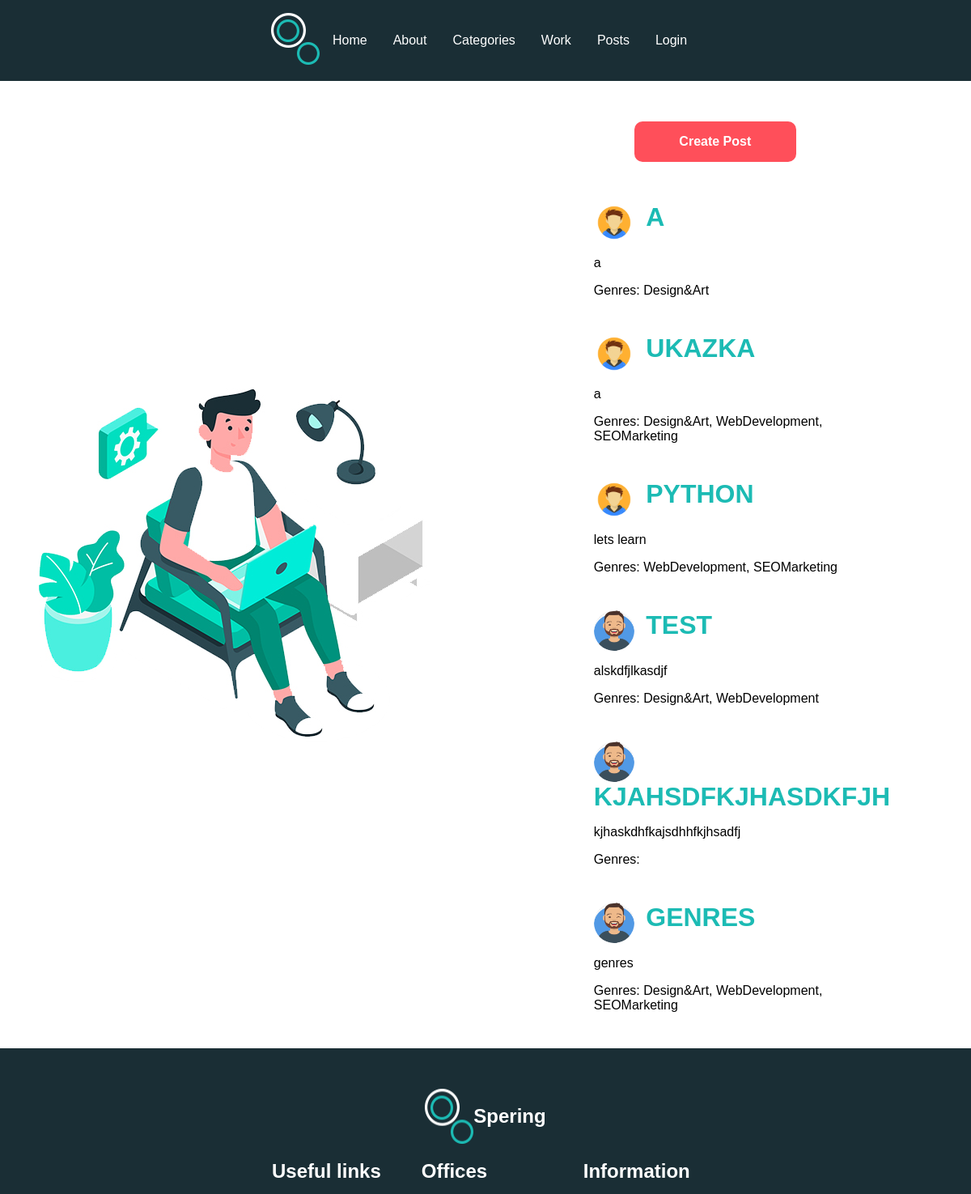
/posts/ (upper part), run on an earlier commit of the app's database.
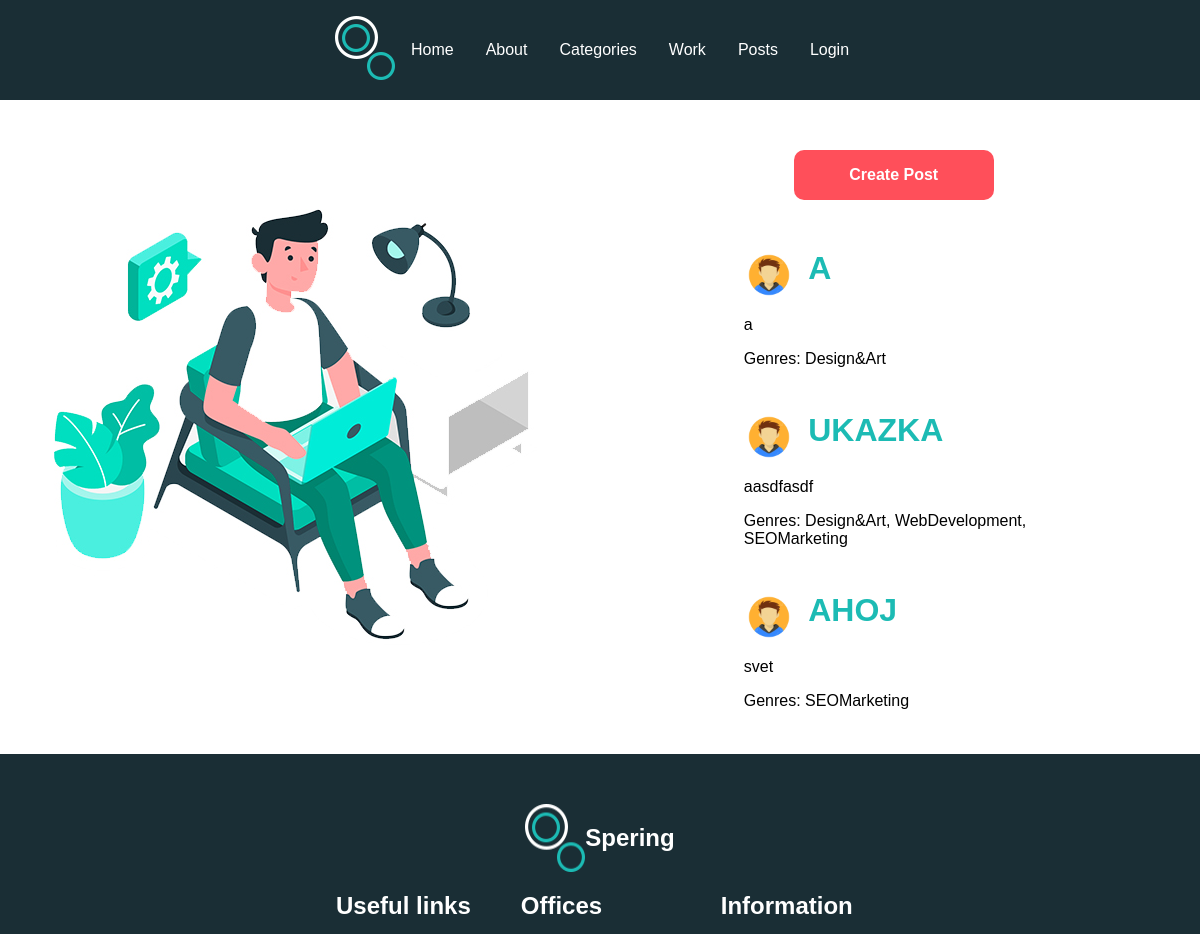
And on a later commit of the database.
### myApp/models.py (models this page shows, shortened)
class Post(models.Model):
    title = models.CharField(max_length=50)
    author_name = models.ForeignKey(User, on_delete=models.CASCADE)
    content = models.TextField(null=False, blank = False)
    created_at = models.DateTimeField(auto_now_add=True)
    update = models.DateTimeField(auto_now=True)
    genres = models.ManyToManyField(Genre)

class Profile(models.Model):
    user = models.OneToOneField(User, on_delete=models.CASCADE)
    role = models.CharField(max_length=255)
    avatar = models.ImageField(upload_to='avatars/', default='avatars/default-avatar.jpg', blank=True, null=True)

class Genre(models.Model):
    name = models.CharField(max_length=15, unique=True)

### myApp/views.py (the view)
# urls.py: path('posts/', views.posts, name='posts'),
def posts(request):
	posted = Post.objects.all()
	context = {'posts': posted}
	return render(request, "myApp/posts.html", context)

### myApp/templates/myApp/posts.html (shortened to what this page needs)
{% load static %}
<!DOCTYPE html>
<html lang="en">
<head>
    <link rel="stylesheet" href="{% static 'style.css' %}">
</head>
<body>
<div class="grid-layout container">
    {% include 'myApp/header.html' %}
    <div class="sidebar">
        <img src="{% static 'images/experience-img.jpg' %}" class="image indexImage" alt="">
    </div>
    <div class="main">
        <div class="mainText">
            <div>
                <div class="btn">
                    <a href="{% url 'create_post' %}">Create Post </a>
                </div>
                {% for post in posts %}
                    <img src="{{ post.author_name.profile.avatar.url }}" alt="Avatar" class="post-avatar">
                    <a class="postName" href="{% url 'post_detail' post.id %}">{{ post.title }}</a>
                    <p>{{ post.content }}</p>
                    <p>Genres: {% for genre in post.genres.all %}{{ genre.name }}{% if not forloop.last %}, {% endif %}{% endfor %}</p>
                    <pre> </pre>
                {% endfor %}
            </div>
        </div>
    </div>
{% include 'myApp/footer.html' %}
</div>
</body>
</html>

### myApp/templates/myApp/header.html (shortened to what this page needs)
{% load static %}
<div class="header">
    <ul>
        <li class="navBar"><img src="{% static 'images/logo.png' %}" alt=""></li>
        <li class="navBar"><a href="{% url 'home' %}" class="navBarText">Home</a></li>
        <li class="navBar"><a href="{% url 'about' %}" class="navBarText">About</a></li>
        <li class="navBar dropdown">
            <a href="#" class="navBarText dropdown-toggle">Categories</a>
        </li>
        <li class="navBar"><a href="{% url 'work' %}" class="navBarText">Work</a></li>
        <li class="navBar"><a href="{% url 'posts' %}" class="navBarText">Posts</a></li>
        {% if request.user.is_authenticated %}
        <li class="navBar"><a class="navBarText">|</a></li>
        <li class="navBar"><a href="{% url 'logout' %}" class="navBarText">Logout</a></li>
        <li class="navBar"><a href="{% url 'user_dashboard' %}" class="navBarText">Dashboard</a></li>
        {% else %}
        <li class="navBar"><a href="{% url 'login' %}" class="navBarText">Login</a></li>
        {% endif %}
    </ul>
</div>

### myApp/templates/myApp/footer.html (shortened to what this page needs)
{% load static %}
<div class="footer">
        <div class="footerLogo">
            <img src="{% static 'images/logo.png' %}" alt="">
            <h2>Spering</h2>
        </div>
        <div class="footerNonImages">
            <div class="links">
                <div class="footerTitle">
                    <h2>Useful links</h2>
                </div>
            </div>
            <div class="offices">
                <div class="footerTitle">
                    <h2>Offices</h2>
                </div>
            </div>
            <div class="information">
                <div class="footerTitle">
                    <h2>Information</h2>
                </div>
            </div>
        </div>
    </div>

### myApp/static/style.css (style rules this page uses)
body { margin : 0; font-family : sans-serif; }
.container { padding: 0 !important; margin: 0 auto; }
.header { background-color : #1a2e35; display : flex; justify-content : center; }
.navBar { float : left; list-style : none; display : inline; }
.navBarText { display : block; color : white; text-align : center; padding : 25px 16px; text-decoration : none; }
.dropdown { position: relative; display: inline-block; }
.indexImage { display : block; margin : 0 auto; max-width : 100%; height : auto; }
ul { list-style-type: none; padding: 0; }
ul li { margin: 0; padding: 0; }
.footer { background-color : #1a2e35; }
.image { max-width : 100%; height : auto; display : block; }
.sidebar { display: flex; justify-content: center; align-items: center; }
.mainText { margin-right : 25%; margin-left : 25%; }
.postName { font-size : 2rem; font-weight : 600; color : #1cbbb4; text-transform: uppercase; text-decoration: none; }
.btn { background-color : #ff4f5a; border-radius : 10px; display : flex; justify-content : center; align-items : center; font-weight : 600; width : 200px; height : 50px; margin : 50px; }
.btn a { color : white; text-decoration : none; }
.footer { color : white; }
.footerLogo { display : flex; justify-content : center; margin-top : 50px; }
.footerNonImages { display : flex; justify-content : space-between; margin-left : 20%; margin-right : 20%; margin-bottom : 50px; gap : 50px; flex-wrap : wrap; }
.post-avatar { width: 50px; height: 50px; border-radius: 50%; margin-right: 10px; vertical-align: middle; }
.grid-layout .header { grid-area : header; }
.grid-layout .sidebar { grid-area : sidebar; }
.grid-layout .main { grid-area : main; }
.grid-layout .footer { grid-area : footer; }
.grid-layout.container { display : grid; grid-template-rows : auto auto auto auto auto; grid-template-areas : "header" "sidebar" "main" "footer" "copyright"; }
@media (min-width: 720px) { .grid-layout.container { grid-template-rows: auto auto auto auto; grid-template-areas: "header header" "sidebar main" "footer footer" "copyright copyright"; } }
@media (min-width: 720px) { .footerNonImages { justify-content : center; } }
@media (min-width: 1020px) { .grid-layout.container { grid-template-rows: auto auto auto auto; grid-template-areas: "header header header" "sidebar main main" "footer footer footer" "copyright copyright copyright"; } }

What changed in the data, as far as the page shows it:
removed Post: author_name.profile.avatar (picture), title "PYTHON", content "lets learn", Genre (name "WebDevelopment"), Genre (name "SEOMarketing")
removed Post: author_name.profile.avatar (picture), title "TEST", content "alskdfjlkasdjf", Genre (name "Design&Art"), Genre (name "WebDevelopment")
removed Post: author_name.profile.avatar (picture), title "KJAHSDFKJHASDKFJH", content "kjhaskdhfkajsdhhfkjhsadfj"
removed Post: author_name.profile.avatar (picture), title "GENRES", content "genres", Genre (name "Design&Art"), Genre (name "WebDevelopment"), Genre (name "SEOMarketing")
changed Post "UKAZKA": content "a" → "aasdfasdf"
added Post: author_name.profile.avatar (picture), title "AHOJ", content "svet", Genre (name "SEOMarketing")
